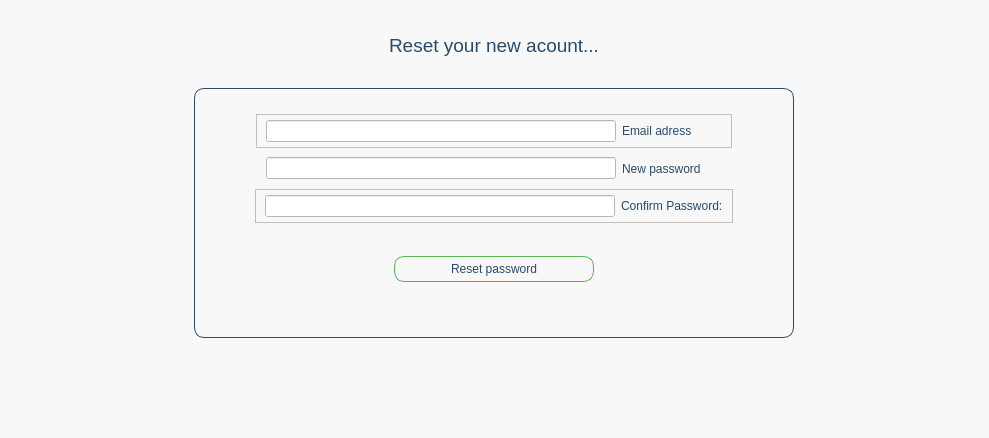
<?xml version="1.0" encoding="UTF-8"?>
<ui version="4.0">
 <class>Frame</class>
 <widget class="QFrame" name="Frame">
  <property name="geometry">
   <rect>
    <x>0</x>
    <y>0</y>
    <width>989</width>
    <height>438</height>
   </rect>
  </property>
  <property name="windowTitle">
   <string>Frame</string>
  </property>
  <property name="styleSheet">
   <string notr="true">background-color: rgb(248, 248, 248);</string>
  </property>
  <layout class="QVBoxLayout" name="verticalLayout">
   <property name="topMargin">
    <number>30</number>
   </property>
   <property name="bottomMargin">
    <number>100</number>
   </property>
   <item alignment="Qt::AlignHCenter|Qt::AlignVCenter">
    <widget class="QLabel" name="label">
     <property name="font">
      <font>
       <pointsize>14</pointsize>
      </font>
     </property>
     <property name="styleSheet">
      <string notr="true">color: rgb(40, 75, 107)</string>
     </property>
     <property name="text">
      <string>Reset your new acount...</string>
     </property>
    </widget>
   </item>
   <item>
    <spacer name="verticalSpacer_4">
     <property name="orientation">
      <enum>Qt::Vertical</enum>
     </property>
     <property name="sizeType">
      <enum>QSizePolicy::Fixed</enum>
     </property>
     <property name="sizeHint" stdset="0">
      <size>
       <width>20</width>
       <height>20</height>
      </size>
     </property>
    </spacer>
   </item>
   <item alignment="Qt::AlignHCenter">
    <widget class="QFrame" name="frame_user_info">
     <property name="sizePolicy">
      <sizepolicy hsizetype="Fixed" vsizetype="Fixed">
       <horstretch>0</horstretch>
       <verstretch>0</verstretch>
      </sizepolicy>
     </property>
     <property name="minimumSize">
      <size>
       <width>600</width>
       <height>250</height>
      </size>
     </property>
     <property name="maximumSize">
      <size>
       <width>600</width>
       <height>500</height>
      </size>
     </property>
     <property name="styleSheet">
      <string notr="true">#frame_user_info{	
	
	border: 1px solid rgb(40, 75, 107);
	padding: 5px;
	color: rgb(40, 75, 107);
border-radius: 10;
}</string>
     </property>
     <property name="frameShape">
      <enum>QFrame::Box</enum>
     </property>
     <property name="frameShadow">
      <enum>QFrame::Raised</enum>
     </property>
     <layout class="QVBoxLayout" name="verticalLayout_2">
      <property name="spacing">
       <number>3</number>
      </property>
      <property name="leftMargin">
       <number>30</number>
      </property>
      <property name="topMargin">
       <number>20</number>
      </property>
      <property name="rightMargin">
       <number>30</number>
      </property>
      <property name="bottomMargin">
       <number>50</number>
      </property>
      <item alignment="Qt::AlignHCenter">
       <widget class="QFrame" name="frame_3">
        <property name="frameShape">
         <enum>QFrame::StyledPanel</enum>
        </property>
        <property name="frameShadow">
         <enum>QFrame::Raised</enum>
        </property>
        <layout class="QHBoxLayout" name="horizontalLayout_4">
         <property name="topMargin">
          <number>2</number>
         </property>
         <property name="bottomMargin">
          <number>2</number>
         </property>
         <item alignment="Qt::AlignRight">
          <widget class="QLineEdit" name="lineEdit_2">
           <property name="sizePolicy">
            <sizepolicy hsizetype="Fixed" vsizetype="Fixed">
             <horstretch>0</horstretch>
             <verstretch>0</verstretch>
            </sizepolicy>
           </property>
           <property name="minimumSize">
            <size>
             <width>350</width>
             <height>0</height>
            </size>
           </property>
           <property name="styleSheet">
            <string notr="true">background-color: rgb(255, 255, 255);
border-color: rgb(255, 255, 255);
color: rgb(40, 75, 107);</string>
           </property>
           <property name="clearButtonEnabled">
            <bool>false</bool>
           </property>
          </widget>
         </item>
         <item alignment="Qt::AlignHCenter">
          <widget class="QLabel" name="label_5">
           <property name="sizePolicy">
            <sizepolicy hsizetype="Fixed" vsizetype="Preferred">
             <horstretch>0</horstretch>
             <verstretch>0</verstretch>
            </sizepolicy>
           </property>
           <property name="minimumSize">
            <size>
             <width>100</width>
             <height>0</height>
            </size>
           </property>
           <property name="styleSheet">
            <string notr="true">color: rgb(40, 75, 107);</string>
           </property>
           <property name="text">
            <string>Email adress</string>
           </property>
          </widget>
         </item>
        </layout>
       </widget>
      </item>
      <item alignment="Qt::AlignHCenter">
       <widget class="QFrame" name="frame_2">
        <property name="frameShape">
         <enum>QFrame::NoFrame</enum>
        </property>
        <property name="frameShadow">
         <enum>QFrame::Raised</enum>
        </property>
        <layout class="QHBoxLayout" name="horizontalLayout_2">
         <property name="topMargin">
          <number>2</number>
         </property>
         <property name="bottomMargin">
          <number>2</number>
         </property>
         <item>
          <widget class="QLineEdit" name="lineEdit">
           <property name="sizePolicy">
            <sizepolicy hsizetype="Fixed" vsizetype="Fixed">
             <horstretch>0</horstretch>
             <verstretch>0</verstretch>
            </sizepolicy>
           </property>
           <property name="minimumSize">
            <size>
             <width>350</width>
             <height>0</height>
            </size>
           </property>
           <property name="styleSheet">
            <string notr="true">background-color: rgb(255, 255, 255);
border-color: rgb(255, 255, 255);
color: rgb(40, 75, 107);</string>
           </property>
           <property name="clearButtonEnabled">
            <bool>false</bool>
           </property>
          </widget>
         </item>
         <item alignment="Qt::AlignHCenter">
          <widget class="QLabel" name="label_4">
           <property name="sizePolicy">
            <sizepolicy hsizetype="Fixed" vsizetype="Preferred">
             <horstretch>0</horstretch>
             <verstretch>0</verstretch>
            </sizepolicy>
           </property>
           <property name="minimumSize">
            <size>
             <width>100</width>
             <height>0</height>
            </size>
           </property>
           <property name="styleSheet">
            <string notr="true">color: rgb(40, 75, 107);</string>
           </property>
           <property name="text">
            <string>New password</string>
           </property>
          </widget>
         </item>
        </layout>
       </widget>
      </item>
      <item alignment="Qt::AlignHCenter">
       <widget class="QFrame" name="frame_5">
        <property name="minimumSize">
         <size>
          <width>0</width>
          <height>0</height>
         </size>
        </property>
        <property name="frameShape">
         <enum>QFrame::StyledPanel</enum>
        </property>
        <property name="frameShadow">
         <enum>QFrame::Raised</enum>
        </property>
        <layout class="QHBoxLayout" name="horizontalLayout_3">
         <property name="topMargin">
          <number>2</number>
         </property>
         <property name="bottomMargin">
          <number>2</number>
         </property>
         <item>
          <widget class="QLineEdit" name="lineEdit_3">
           <property name="sizePolicy">
            <sizepolicy hsizetype="Fixed" vsizetype="Fixed">
             <horstretch>0</horstretch>
             <verstretch>0</verstretch>
            </sizepolicy>
           </property>
           <property name="minimumSize">
            <size>
             <width>350</width>
             <height>0</height>
            </size>
           </property>
           <property name="styleSheet">
            <string notr="true">background-color: rgb(255, 255, 255);
border-color: rgb(255, 255, 255);
color: rgb(40, 75, 107);</string>
           </property>
           <property name="clearButtonEnabled">
            <bool>false</bool>
           </property>
          </widget>
         </item>
         <item>
          <widget class="QLabel" name="label_8">
           <property name="sizePolicy">
            <sizepolicy hsizetype="Fixed" vsizetype="Preferred">
             <horstretch>0</horstretch>
             <verstretch>0</verstretch>
            </sizepolicy>
           </property>
           <property name="minimumSize">
            <size>
             <width>100</width>
             <height>0</height>
            </size>
           </property>
           <property name="styleSheet">
            <string notr="true">color: rgb(40, 75, 107);</string>
           </property>
           <property name="text">
            <string>Confirm Password:</string>
           </property>
          </widget>
         </item>
        </layout>
       </widget>
      </item>
      <item>
       <spacer name="verticalSpacer">
        <property name="orientation">
         <enum>Qt::Vertical</enum>
        </property>
        <property name="sizeType">
         <enum>QSizePolicy::Fixed</enum>
        </property>
        <property name="sizeHint" stdset="0">
         <size>
          <width>20</width>
          <height>30</height>
         </size>
        </property>
       </spacer>
      </item>
      <item alignment="Qt::AlignHCenter">
       <widget class="QPushButton" name="pushButton">
        <property name="minimumSize">
         <size>
          <width>200</width>
          <height>0</height>
         </size>
        </property>
        <property name="styleSheet">
         <string notr="true">border: 1px solid rgb(82, 183, 77);
padding: 5px;
color: rgb(40, 75, 107);
border-radius: 10;
</string>
        </property>
        <property name="text">
         <string>Reset password</string>
        </property>
       </widget>
      </item>
     </layout>
    </widget>
   </item>
  </layout>
 </widget>
 <resources/>
 <connections/>
</ui>
